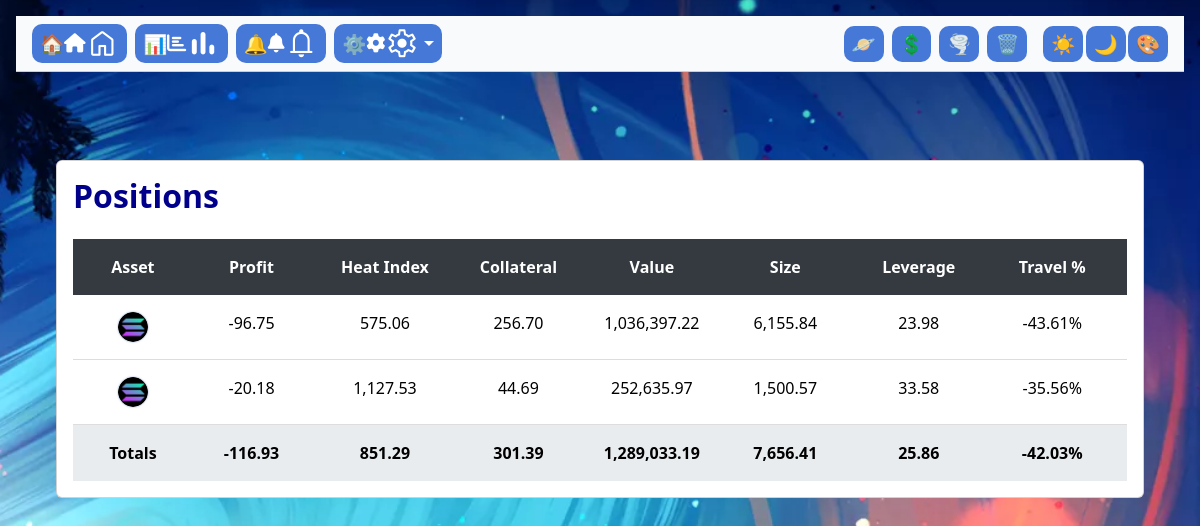
Screenshot of /positions/table with the database file from the repository.
### tables this page shows
CREATE TABLE positions (
                    id TEXT PRIMARY KEY,
                    asset_type TEXT,
                    position_type TEXT,
                    entry_price REAL,
                    liquidation_price REAL,
                    travel_percent REAL,
                    value REAL,
                    collateral REAL,
                    size REAL,
                    leverage REAL,
                    wallet_name TEXT,
                    last_updated TEXT,
                    alert_reference_id TEXT,
                    hedge_buddy_id TEXT,
                    current_price REAL,
                    liquidation_distance REAL,
                    heat_index REAL,
                    current_heat_index REAL,
                    pnl_after_fees_usd REAL
                , profit REAL DEFAULT 0.0);

### positions/positions_bp.py (the view)
@positions_bp.route("/table", methods=["GET"])
@route_log_alert
def positions_table():
    try:
        core = PositionCore(current_app.data_locker)
        positions = core.get_all_positions()
        totals = CalcServices().calculate_totals(positions)
        return render_template("positions_table.html", positions=positions, totals=totals)
    except Exception as e:
        logger.error(f"Error in positions_table: {e}")
        return jsonify({"error": str(e)}), 500

### data/data_locker.py (called while the page is built, shortened)
    def seed_default_thresholds(self):
        existing = self.db.get_cursor().execute("SELECT COUNT(*) FROM alert_thresholds").fetchone()[0]
        if existing > 0:
            return  # Already seeded

### data/database.py (called while the page is built)
    def connect(self):
        if self.conn is None:
            dir_name = os.path.dirname(self.db_path)
            if dir_name and dir_name.strip() != "":
                os.makedirs(dir_name, exist_ok=True)
            self.conn = sqlite3.connect(self.db_path, check_same_thread=False)
            self.conn.row_factory = sqlite3.Row
            self.conn.execute("PRAGMA journal_mode=WAL;")
        return self.conn

    def get_cursor(self):
        return self.connect().cursor()

    def commit(self):
        self.connect().commit()

### data/dl_monitor_ledger.py (called while the page is built)
    def ensure_table(self):
        cursor = self.db.get_cursor()
        cursor.execute("""
            CREATE TABLE IF NOT EXISTS monitor_ledger (
                id TEXT PRIMARY KEY,
                monitor_name TEXT NOT NULL,
                timestamp TEXT NOT NULL,
                status TEXT NOT NULL,
                metadata TEXT,
                created_at TEXT DEFAULT CURRENT_TIMESTAMP
            )
        """)
        self.db.commit()
        log.success("✅ monitor_ledger table ensured", source="DLMonitorLedger")

### data/dl_positions.py (called while the page is built)
    def get_all_positions(self) -> list:
        try:
            cursor = self.db.get_cursor()
            cursor.execute("SELECT * FROM positions")
            rows = cursor.fetchall()
            log.debug(f"Fetched {len(rows)} positions", source="DLPositionManager")
            return [dict(row) for row in rows]
        except Exception as e:
            log.error(f"Error fetching positions: {e}", source="DLPositionManager")
            return []

### data/dl_system_data.py (called while the page is built)
    def get_theme_profiles(self) -> dict:
        try:
            cursor = self.db.get_cursor()
            rows = cursor.execute("SELECT name, config FROM theme_profiles").fetchall()
            return {row["name"]: json.loads(row["config"]) for row in rows}
        except Exception as e:
            log.error(f"Failed to fetch theme profiles: {e}", source="DLSystemDataManager")
            return {}

### positions/position_core.py (called while the page is built)
    def get_all_positions(self):
        return self.store.get_all_positions()

### positions/position_store.py (called while the page is built)
    def get_all_positions(self):
        return self.get_all()

### system/system_core.py (called while the page is built)
    def get_active_profile(self) -> dict:
        return self.theme.get_active_profile()

### utils/console_logger.py (called while the page is built)
    @staticmethod
    def _timestamp():
        return datetime.now().strftime("%Y-%m-%d %H:%M:%S")

### templates/positions/positions_table.html (shortened to what this page needs)
{% extends "base.html" %}
{% block content %}
<div class="container-fluid my-4">
  <div class="card">
    <div class="card-body">
      <h2 class="title-text mb-4">Positions</h2>
      <div class="grid-header">
        <div class="grid-col asset sortable" data-col-index="0">Asset</div>
        <div class="grid-col sortable" data-col-index="1">Profit</div>
        <div class="grid-col sortable" data-col-index="2">Heat Index</div>
        <div class="grid-col sortable" data-col-index="3">Collateral</div>
        <div class="grid-col sortable" data-col-index="4">Value</div>
        <div class="grid-col sortable" data-col-index="5">Size</div>
        <div class="grid-col sortable" data-col-index="6">Leverage</div>
        <div class="grid-col sortable" data-col-index="7">Travel %</div>
      </div>
      <div id="gridRows">
        {% for pos in positions|sort(attribute='size', reverse=True) %}
        <div class="grid-row">
          <div class="grid-col asset">
            {% if pos.asset_type == 'BTC' %}
              <img src="{{ url_for('static', filename='images/btc_logo.png') }}" alt="BTC" class="asset-icon">
            {% elif pos.asset_type == 'ETH' %}
              <img src="{{ url_for('static', filename='images/eth_logo.png') }}" alt="ETH" class="asset-icon">
            {% elif pos.asset_type == 'SOL' %}
              <img src="{{ url_for('static', filename='images/sol_logo.png') }}" alt="SOL" class="asset-icon">
            {% else %}
              {{ pos.asset_type }}
            {% endif %}
          </div>
          <div class="grid-col">{{ "{:,.2f}".format(pos.pnl_after_fees_usd or 0) }}</div>
          <div class="grid-col">{{ "{:,.2f}".format(pos.heat_index or 0) }}</div>
          <div class="grid-col">{{ "{:,.2f}".format(pos.collateral or 0) }}</div>
          <div class="grid-col">{{ "{:,.2f}".format(pos.value or 0) }}</div>
          <div class="grid-col">{{ "{:,.2f}".format(pos.size or 0) }}</div>
          <div class="grid-col">{{ "{:,.2f}".format(pos.leverage or 0) }}</div>
          <div class="grid-col">{{ "{:,.2f}".format(pos.travel_percent or 0) }}%</div>
        </div>
        {% endfor %}
      </div>
      {% set total_profit = positions|sum(attribute='pnl_after_fees_usd') %}
      <div class="grid-totals">
        <div class="grid-col asset">Totals</div>
        <div class="grid-col">{{ "{:,.2f}".format(total_profit) }}</div>
        <div class="grid-col">{{ "{:,.2f}".format(totals.avg_heat_index or 0) }}</div>
        <div class="grid-col">{{ "{:,.2f}".format(totals.total_collateral or 0) }}</div>
        <div class="grid-col">{{ "{:,.2f}".format(totals.total_value or 0) }}</div>
        <div class="grid-col">{{ "{:,.2f}".format(totals.total_size or 0) }}</div>
        <div class="grid-col">{{ "{:,.2f}".format(totals.avg_leverage or 0) }}</div>
        <div class="grid-col">{{ "{:,.2f}".format(totals.avg_travel_percent or 0) }}%</div>
      </div>
    </div>
  </div>
</div>
{% endblock %}

### templates/base.html (shortened to what this page needs)
<!DOCTYPE html>
<html lang="en" data-theme="light">
<head>
  <link rel="stylesheet" href="https://cdn.jsdelivr.net/npm/bootstrap@5.3.0/dist/css/bootstrap.min.css">
  <link rel="stylesheet" href="{{ url_for('static', filename='css/themes.css') }}">
  <link rel="stylesheet" href="{{ url_for('static', filename='css/base.css') }}">
  <link rel="stylesheet" href="{{ url_for('static', filename='css/portfolio_status.css') }}">
  <link rel="stylesheet" href="{{ url_for('static', filename='css/cards.css') }}">
  <link rel="stylesheet" href="{{ url_for('static', filename='css/layout.css') }}">
  <link rel="stylesheet" href="{{ url_for('static', filename='css/responsive.css') }}">
  <link rel="stylesheet" href="{{ url_for('static', filename='css/icons.css') }}">
</head>
<body>
  <div class="wrapper">
    {% include "title_bar.html" %}
    <div id="toastContainer" class="toast-container position-fixed top-0 end-0 p-3" style="z-index: 1080;"></div>
    <div class="content-wrapper">
      <div class="container py-5">
        {% block content %}{% endblock %}
      </div>
    </div>
  </div>
</body>
</html>

### templates/title_bar.html (shortened to what this page needs)
<link rel="stylesheet" href="{{ url_for('static', filename='css/title_bar.css') }}">
<link rel="stylesheet" href="https://cdnjs.cloudflare.com/ajax/libs/font-awesome/6.5.0/css/all.min.css">
<nav class="title-bar d-flex justify-content-between align-items-center px-3 py-2">
  <div class="left-buttons d-flex gap-2">
    <a class="btn btn-light nav-icon-btn" href="{{ url_for('dashboard.dash_page') }}" title="Home">
      <span class="icon-set-emoji">🏠</span>
      <span class="icon-set-fa"><i class="fa-solid fa-house"></i></span>
      <span class="icon-set-material"><span class="material-symbols-rounded">home</span></span>
    </a>
    <a class="btn btn-light nav-icon-btn" href="{{ url_for('positions.positions_table') }}" title="Positions">
      <span class="icon-set-emoji">📊</span>
      <span class="icon-set-fa"><i class="fa-solid fa-chart-bar"></i></span>
      <span class="icon-set-material"><span class="material-symbols-rounded">bar_chart</span></span>
    </a>
    <a class="btn btn-light nav-icon-btn" href="{{ url_for('alerts_bp.monitor_page') }}" title="Alerts">
      <span class="icon-set-emoji">🔔</span>
      <span class="icon-set-fa"><i class="fa-solid fa-bell"></i></span>
      <span class="icon-set-material"><span class="material-symbols-rounded">notifications</span></span>
    </a>
    <div class="dropdown">
      <button class="btn btn-light nav-icon-btn dropdown-toggle" type="button" id="settingsDropdown" data-bs-toggle="dropdown" aria-expanded="false">
        <span class="icon-set-emoji">⚙️</span>
        <span class="icon-set-fa"><i class="fa-solid fa-gear"></i></span>
        <span class="icon-set-material"><span class="material-symbols-rounded">settings</span></span>
      </button>
    </div>
  </div>
  <div class="title-bar-actions d-flex align-items-center gap-2">
    <button class="btn btn-outline-primary" data-action="sync"   title="Jupiter Sync">🪐</button>
    <button class="btn btn-outline-success" data-action="market" title="Market Update">💲</button>
    <button class="btn btn-outline-info"    data-action="full"   title="Full Cycle">🌪️</button>
    <button class="btn btn-outline-danger"  data-action="wipe"   title="Wipe All">🗑️</button>
    <div class="theme-toggle-group" id="themeToggleGroup">
      <button class="btn btn-outline-secondary theme-btn" data-theme="light" title="Light Theme">☀️</button>
      <button class="btn btn-outline-secondary theme-btn" data-theme="dark" title="Dark Theme">🌙</button>
      <button class="btn btn-outline-secondary theme-btn" data-theme="funky" title="Funky Theme">🎨</button>
    </div>
  </div>
</nav>

### static/css/themes.css (style rules this page uses)
:root[data-theme="light"] { --bg: #e7ecfa; --text: #222; --card-bg: #f8fafc; --card-border: #b7c5e0; --navbar: #8fbbef; --primary: #4678d8; --primary-hover: #3659a5; --accent: #ecf0fc; --container-bg: #fff; --body-bg-image: none; }
body { background-color: var(--bg); background-image: var(--body-bg-image); background-repeat: no-repeat; background-position: center center; background-size: cover; background-attachment: fixed; color: var(--text); transition: background-color 0.6s ease, background-image 0.6s ease, color 0.4s ease; }
.navbar, .title-bar { background: var(--navbar); }

### static/css/base.css (style rules this page uses)
:root { --bg: #e7ecfa; --text: #222; --card-bg: #f8fafc; --card-border: #b7c5e0; --primary: #4678d8; --primary-hover: #3659a5; --accent: #ecf0fc; }
html, body { margin: 0; padding: 0; font-family: "Segoe UI", Arial, sans-serif; background: var(--bg); color: var(--text); min-height: 100vh; }
a { color: var(--primary); text-decoration: none; transition: color 0.15s; }
h1, h2, h3, h4, h5, h6 { font-weight: 700; margin-top: 0; color: var(--text); }
img { max-width: 100%; height: auto; display: inline-block; }
button, .btn { background: var(--primary); color: #fff; border: none; border-radius: 4px; padding: 0.48em 1.2em; font-size: 1rem; cursor: pointer; transition: background 0.17s; }

### static/css/portfolio_status.css (style rules this page uses)
body { background-image: url('/static/images/wally.png'); background-size: cover; background-repeat: no-repeat; background-attachment: fixed; background-position: center center; }

### static/css/layout.css (style rules this page uses)
.wrapper, .content-wrapper { padding: 1rem; }

### static/css/title_bar.css (style rules this page uses)
.title-bar { background-color: var(--card-bg, #e9ecfa); color: var(--text, #232946); border-bottom: 1px solid #ccc; min-height: 56px; }
.title-bar .btn { padding: 0.15rem 0.50rem; font-size: 1.2rem; line-height: 1; min-width: 36px; min-height: 36px; border-radius: 10px; transition: background-color 0.2s, color 0.2s, border 0.2s; }
.theme-toggle-group { display: inline-flex; gap: 0.15rem; margin-left: 0.5rem; }
.theme-btn { border-width: 2px; border-radius: 50%; padding: 0.18rem 0.42rem; font-size: 1.7em; }
.icon-set-fa, .icon-set-material { display: none; }
.icon-set-emoji { display: inline-flex; }
.nav-icon-btn { display: flex !important; align-items: center; justify-content: center; padding: 0.18rem 0.55rem; font-size: 2.1rem; min-width: 36px; min-height: 36px; border-radius: 10px; outline: none !important; box-shadow: none !important; }
.nav-icon-btn > span { line-height: 1; font-size: inherit; align-items: center; justify-content: center; display: inline-flex; }
.material-symbols-rounded { font-size: 2.1rem !important; font-variation-settings: 'FILL' 0, 'wght' 400, 'GRAD' 0, 'opsz' 48; }

### templates/positions/positions_table.html (style rules this page uses)
.grid-header, .grid-row, .grid-totals { display: flex; padding: 0.5rem; transition: background-color 0.5s, color 0.5s; }
.grid-header { background-color: var(--card-title-color, #343a40); color: var(--text-color, #ffffff); font-weight: bold; }
.grid-row, .grid-totals { color: var(--text-color, #000000); }
.grid-row { border-bottom: 1px solid var(--border-color, #ddd); }
.grid-totals { background-color: var(--card-background-color, #e9ecef); font-weight: bold; }
.grid-col { flex: 1; text-align: center; padding: 0.5rem; }
.grid-col.asset { flex: 0 0 10%; max-width: 10%; }
.sortable { cursor: pointer; }
.asset-icon { width: 32px; height: 32px; border-radius: 50%; object-fit: cover; }
.title-text { color: var(--title-text-color, darkblue); }

### rows the page displays
positions: pnl_after_fees_usd "-96.75", heat_index "575.06", collateral "256.70", value "1,036,397.22", size "6,155.84", leverage "23.98", travel_percent "-43.61"
positions: pnl_after_fees_usd "-20.18", heat_index "1,127.53", collateral "44.69", value "252,635.97", size "1,500.57", leverage "33.58", travel_percent "-35.56"

### other values shown
{{ "{:,.2f}".format(total_profit) }} "-116.93"
{{ "{:,.2f}".format(totals.avg_heat_index or 0) }} "851.29"
{{ "{:,.2f}".format(totals.total_collateral or 0) }} "301.39"
{{ "{:,.2f}".format(totals.total_value or 0) }} "1,289,033.19"
{{ "{:,.2f}".format(totals.total_size or 0) }} "7,656.41"
{{ "{:,.2f}".format(totals.avg_leverage or 0) }} "25.86"
{{ "{:,.2f}".format(totals.avg_travel_percent or 0) }} "-42.03"
